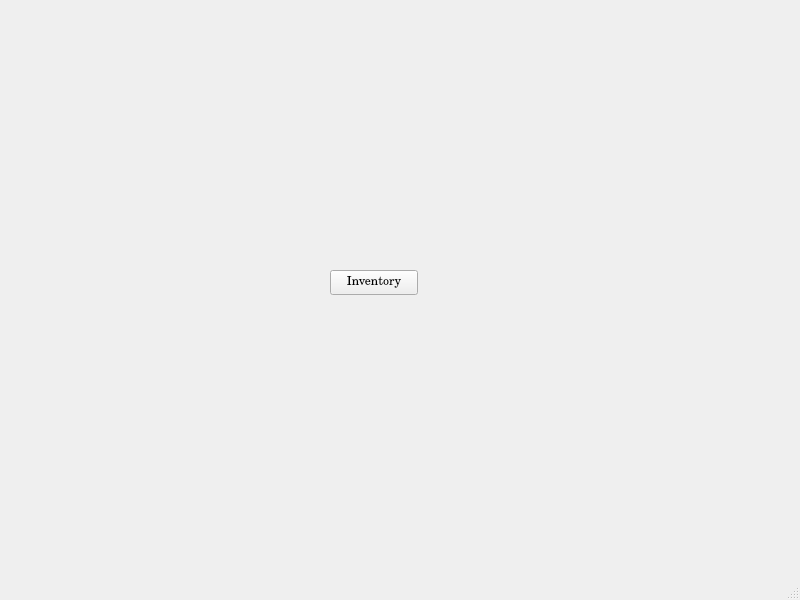
<?xml version="1.0" encoding="UTF-8"?>
<ui version="4.0">
 <class>MainWindow</class>
 <widget class="QMainWindow" name="MainWindow">
  <property name="geometry">
   <rect>
    <x>0</x>
    <y>0</y>
    <width>800</width>
    <height>600</height>
   </rect>
  </property>
  <property name="font">
   <font>
    <family>C059</family>
   </font>
  </property>
  <property name="windowTitle">
   <string>Circuit Simulator</string>
  </property>
  <widget class="QWidget" name="centralwidget">
   <widget class="QPushButton" name="inventoryButton">
    <property name="geometry">
     <rect>
      <x>330</x>
      <y>270</y>
      <width>88</width>
      <height>25</height>
     </rect>
    </property>
    <property name="text">
     <string>Inventory</string>
    </property>
   </widget>
  </widget>
  <widget class="QMenuBar" name="menubar">
   <property name="geometry">
    <rect>
     <x>0</x>
     <y>0</y>
     <width>800</width>
     <height>27</height>
    </rect>
   </property>
  </widget>
  <widget class="QStatusBar" name="statusbar"/>
 </widget>
 <resources/>
 <connections/>
</ui>
